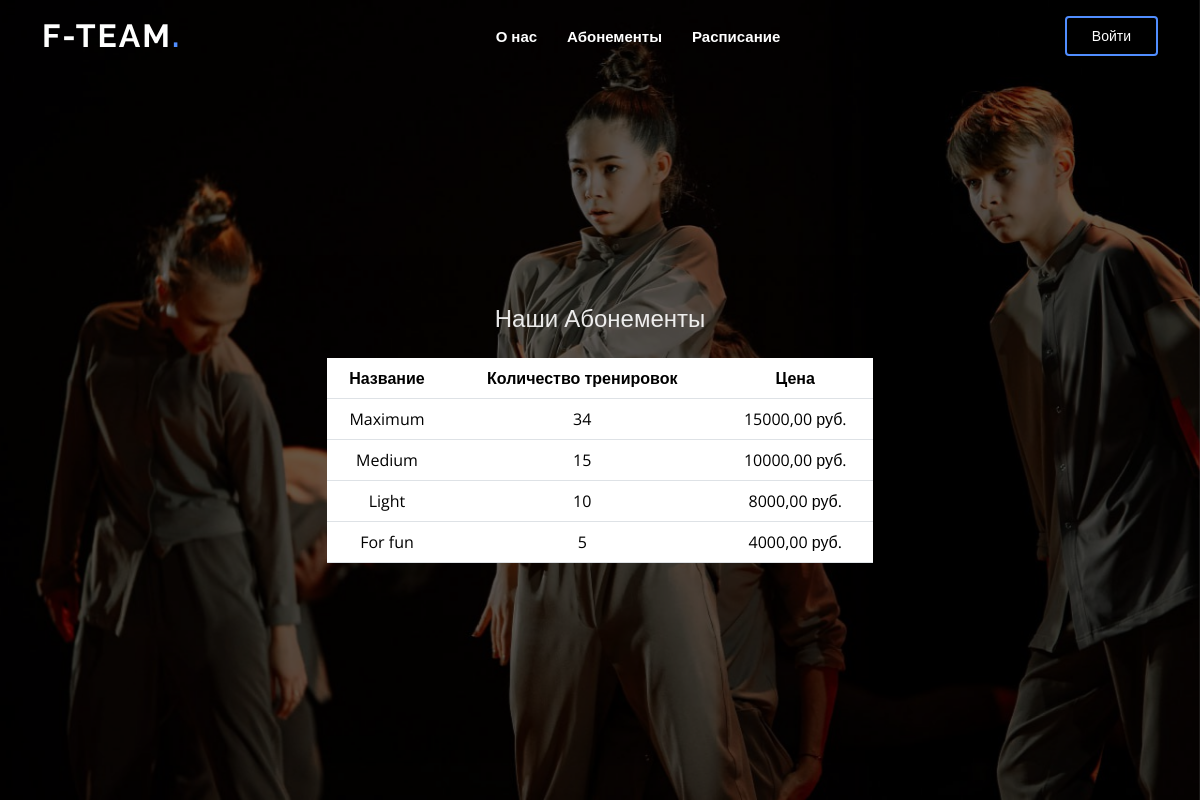
The page /abonement on the database its author committed.
### authapp/models.py (models this page shows, shortened)
class Abonement(models.Model):
    name = models.CharField('Название', max_length=50)
    number_of_trainings = models.DecimalField('Количество тренировок', max_digits=10, decimal_places=0)
    price = models.DecimalField('Стоимость', max_digits=10, decimal_places=2)
    class Meta:
        verbose_name = 'Абонемент'
        verbose_name_plural = 'Абонементы'

### authapp/views.py (the view)
# urls.py: path('abonement', views.abonement, name='abonement'),
def abonement(request):
    abonement = Abonement.objects.all()
    messages.success(request, "Вы успешно купили абонемент")
    return render(request, 'authapp/abonement.html', {'abonements': abonement})

### authapp/templates/authapp/abonement.html (shortened to what this page needs)
{% extends 'authapp/base.html' %}
{% block head %}
<h2>Наши Абонементы</h2>
<br>
<table class="table">
    <thead>
        <tr>
            <th>Название</th>
            <th>Количество тренировок</th>
            <th>Цена</th>
        </tr>
    </thead>
    <tbody>
        {% for abonement in abonements %}
        <tr>
            <td>{{ abonement.name }}</td>
            <td>{{ abonement.number_of_trainings }}</td>
            <td>{{ abonement.price }} руб.</td>
        </tr>
        {% endfor %}
    </tbody>
</table>
{% endblock %}

### authapp/static/authapp/assets/css/style.css (style rules this page uses)
body { font-family: "Open Sans", sans-serif; color: #444444; }
h1, h2, h3, h4, h5, h6 { font-family: "Raleway", sans-serif; }
#hero h2 { color: rgba(255, 255, 255, 0.9); margin: 10px 0 0 0; font-size: 24px; }

### rows shown on the page
Abonement: name "Maximum", number_of_trainings "34", price "15000,00"
Abonement: name "Medium", number_of_trainings "15", price "10000,00"
Abonement: name "Light", number_of_trainings "10", price "8000,00"
Abonement: name "For fun", number_of_trainings "5", price "4000,00"
